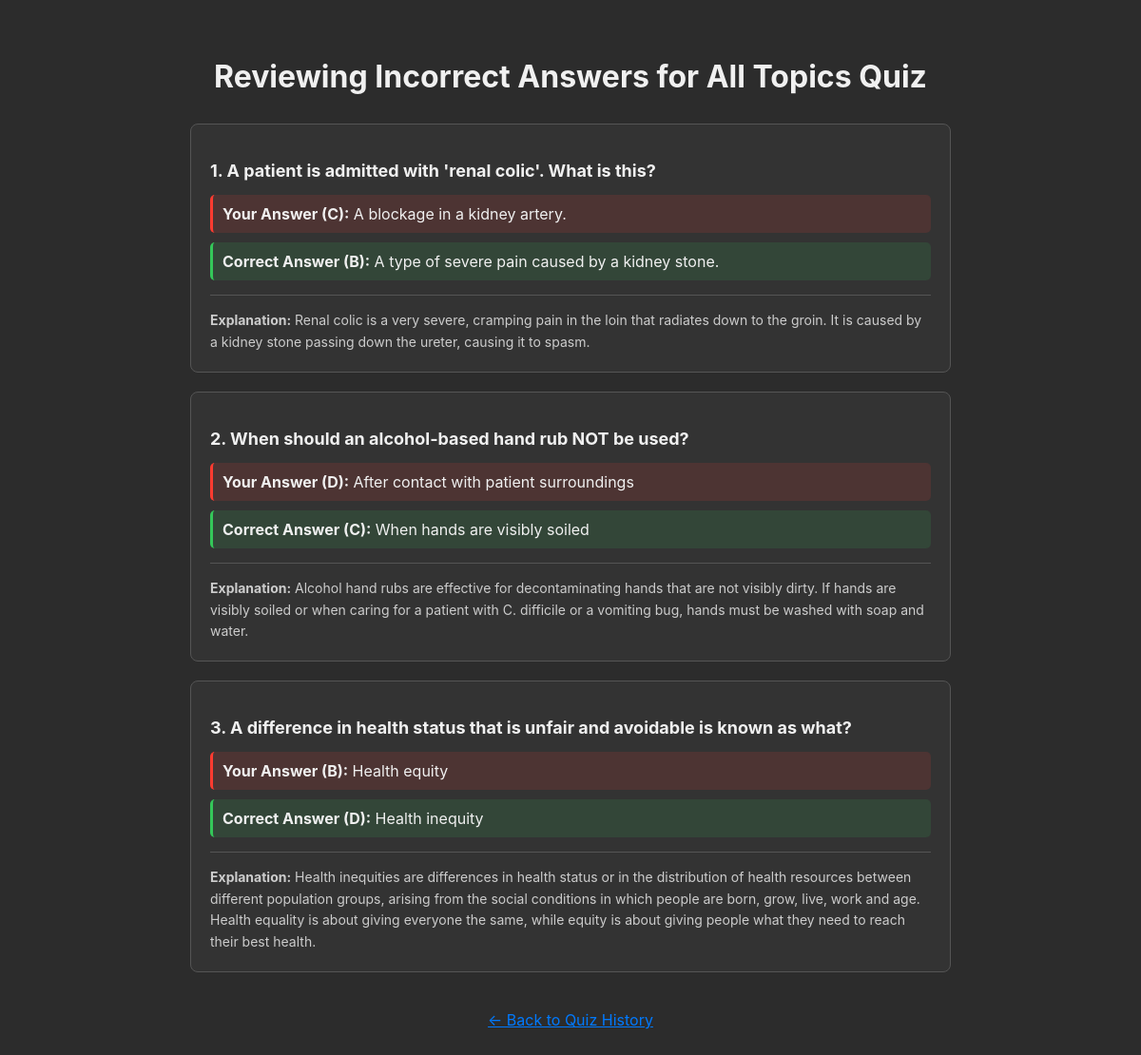
/review/22 (signed in), run on the app's committed database.
### app.py (models this page shows)
class QuizHistory(db.Model):
    id = db.Column(db.Integer, primary_key=True)
    user_id = db.Column(db.Integer, db.ForeignKey('user.id'), nullable=False)
    score = db.Column(db.Integer, nullable=False)
    total_questions = db.Column(db.Integer, nullable=False)
    date_taken = db.Column(db.DateTime, server_default=db.func.now())
    topic = db.Column(db.String(100))
    attempts = db.relationship('AnswerAttempt', backref='quiz', lazy='dynamic')

class AnswerAttempt(db.Model):
    id = db.Column(db.Integer, primary_key=True)
    user_answer = db.Column(db.String(10), nullable=False)
    is_correct = db.Column(db.Boolean, nullable=False)
    question_id = db.Column(db.Integer, db.ForeignKey('question.id'), nullable=False)
    quiz_history_id = db.Column(db.Integer, db.ForeignKey('quiz_history.id'), nullable=False)
    question = db.relationship('Question')

class Question(db.Model):
    id = db.Column(db.Integer, primary_key=True)
    question_text = db.Column(db.Text, nullable=False)
    option_a = db.Column(db.String(200), nullable=False)
    option_b = db.Column(db.String(200), nullable=False)
    option_c = db.Column(db.String(200), nullable=False)
    option_d = db.Column(db.String(200), nullable=False)
    correct_answer = db.Column(db.String(1), nullable=False)
    explanation = db.Column(db.Text, nullable=True)
    topic = db.Column(db.String(100), nullable=True)
    difficulty = db.Column(db.String(50), nullable=True)
    source = db.Column(db.String(200), nullable=True)

### app.py (the view)
@app.route('/review/<int:quiz_id>')
def review_page(quiz_id):
    if 'username' not in session: return redirect(url_for('login'))
    user = User.query.filter_by(username=session['username']).first()
    quiz_history = QuizHistory.query.get_or_404(quiz_id)
    if not user or quiz_history.user_id != user.id:
        flash("You do not have permission to view this quiz.", 'error')
        return redirect(url_for('history'))
    incorrect_attempts = quiz_history.attempts.filter_by(is_correct=False).all()
    return render_template('review.html', incorrect_attempts=incorrect_attempts, quiz=quiz_history)

### templates/review.html (shortened to what this page needs)
<!DOCTYPE html>
<html lang="en">
<head>
</head>
<body>
    <div class="container">
        <h1>Reviewing Incorrect Answers for {{ quiz.topic }} Quiz</h1>
        {% for attempt in incorrect_attempts %}
            <div class="question-review-item">
                <p class="question-text">{{ loop.index }}. {{ attempt.question.question_text }}</p>
                <div class="answer your-answer"><b>Your Answer ({{ attempt.user_answer.upper() }}):</b>
                    {% if attempt.user_answer == 'a' %}{{ attempt.question.option_a }}
                    {% elif attempt.user_answer == 'b' %}{{ attempt.question.option_b }}
                    {% elif attempt.user_answer == 'c' %}{{ attempt.question.option_c }}
                    {% else %}{{ attempt.question.option_d }}{% endif %}
                </div>
                <div class="answer correct-answer"><b>Correct Answer ({{ attempt.question.correct_answer.upper() }}):</b>
                    {% if attempt.question.correct_answer == 'a' %}{{ attempt.question.option_a }}
                    {% elif attempt.question.correct_answer == 'b' %}{{ attempt.question.option_b }}
                    {% elif attempt.question.correct_answer == 'c' %}{{ attempt.question.option_c }}
                    {% else %}{{ attempt.question.option_d }}{% endif %}
                </div>
                <div class="explanation">
                    <b>Explanation:</b> {{ attempt.question.explanation }}
                </div>
            </div>
        {% else %}
            <p style="text-align:center; color: #34c759; font-size: 18px;">Congratulations, you had no incorrect answers on this quiz!</p>
        {% endfor %}
        <a href="{{ url_for('history') }}" class="back-link">← Back to Quiz History</a>
    </div>
</body>
</html>

### templates/review.html (style rules this page uses)
body { font-family: -apple-system, BlinkMacSystemFont, "Segoe UI", Roboto, "Helvetica Neue", Arial, sans-serif; background-color: #2c2c2c; color: #f0f0f0; margin: 0; padding: 40px; }
.container { max-width: 800px; margin: 0 auto; }
h1 { text-align: center; margin-bottom: 30px; }
.question-review-item { background-color: #333; border: 1px solid #555; border-radius: 8px; padding: 20px; margin-bottom: 20px; }
.question-text { font-size: 18px; font-weight: bold; margin-bottom: 15px; }
.answer { padding: 10px; border-radius: 5px; margin-bottom: 10px; }
.your-answer { background-color: #ff3b3020; border-left: 3px solid #ff3b30; }
.correct-answer { background-color: #34c75920; border-left: 3px solid #34c759; }
.explanation { margin-top: 15px; padding-top: 15px; border-top: 1px solid #555; font-size: 14px; color: #ccc; line-height: 1.6; }
.back-link { display: block; text-align: center; margin-top: 40px; color: #007aff; }

### data on the page
QuizHistory: topic "All Topics"
AnswerAttempt: question.question_text "A patient is admitted with 'renal colic'. What is this?", user_answer "C", question.option_c "A blockage in a kidney artery.", question.correct_answer "B", question.option_b "A type of severe pain caused by a kidney stone.", question.explanation "Renal colic is a very severe, cramping pain in the loin that radiates down to the groin. It is caused by a kidney stone passing down the ureter, causing it to spasm."
AnswerAttempt: question.question_text "When should an alcohol-based hand rub NOT be used?", user_answer "D", question.option_d "After contact with patient surroundings", question.correct_answer "C", question.option_c "When hands are visibly soiled", question.explanation "Alcohol hand rubs are effective for decontaminating hands that are not visibly dirty. If hands are visibly soiled or when caring for a patient with C. difficile or a vomiting bug, hands must be washed with soap and water."
AnswerAttempt: question.question_text "A difference in health status that is unfair and avoidable is known as what?", user_answer "B", question.option_b "Health equity", question.correct_answer "D", question.option_d "Health inequity", question.explanation "Health inequities are differences in health status or in the distribution of health resources between different population groups, arising from the social conditions in which people are born, grow, live, work and age. Health equality is about giving everyone the same, while equity is about giving people what they need to reach their best health."
